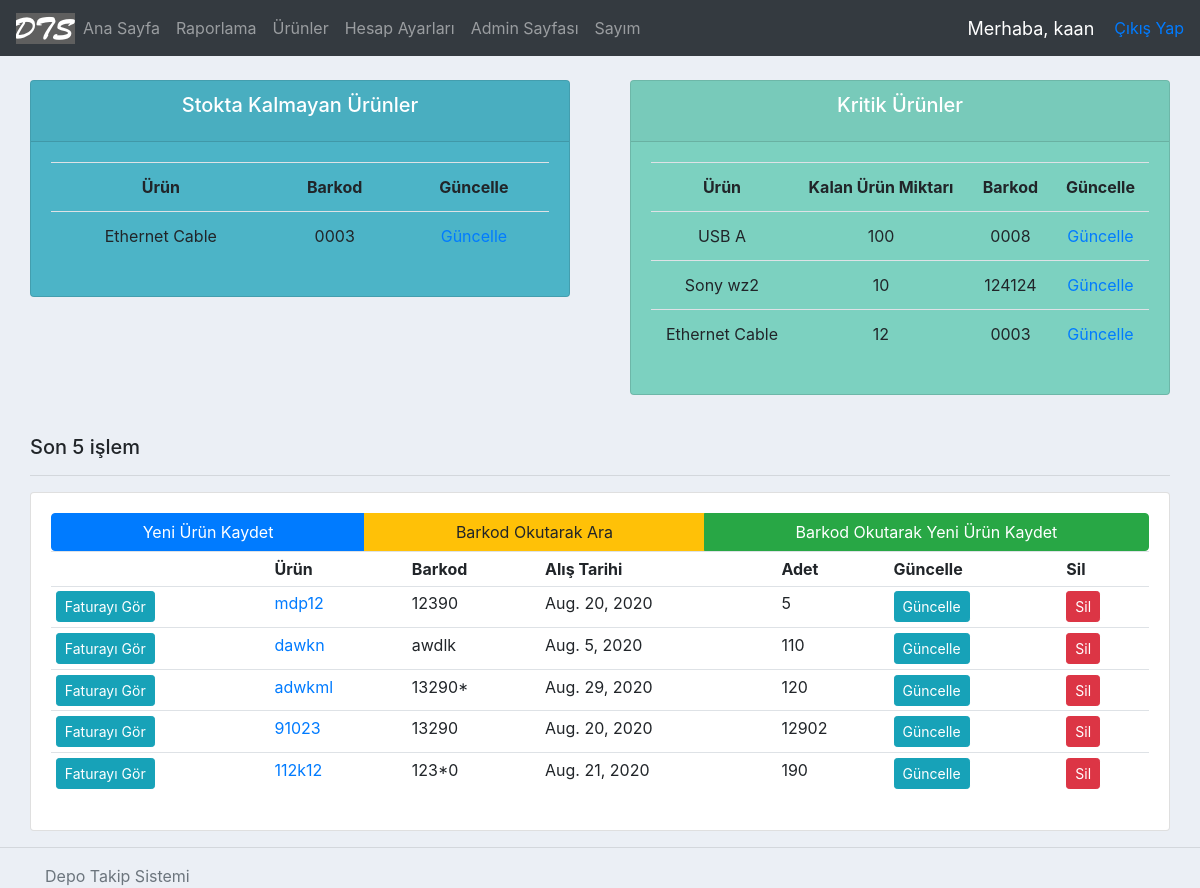
The app's page / (signed in), older data.
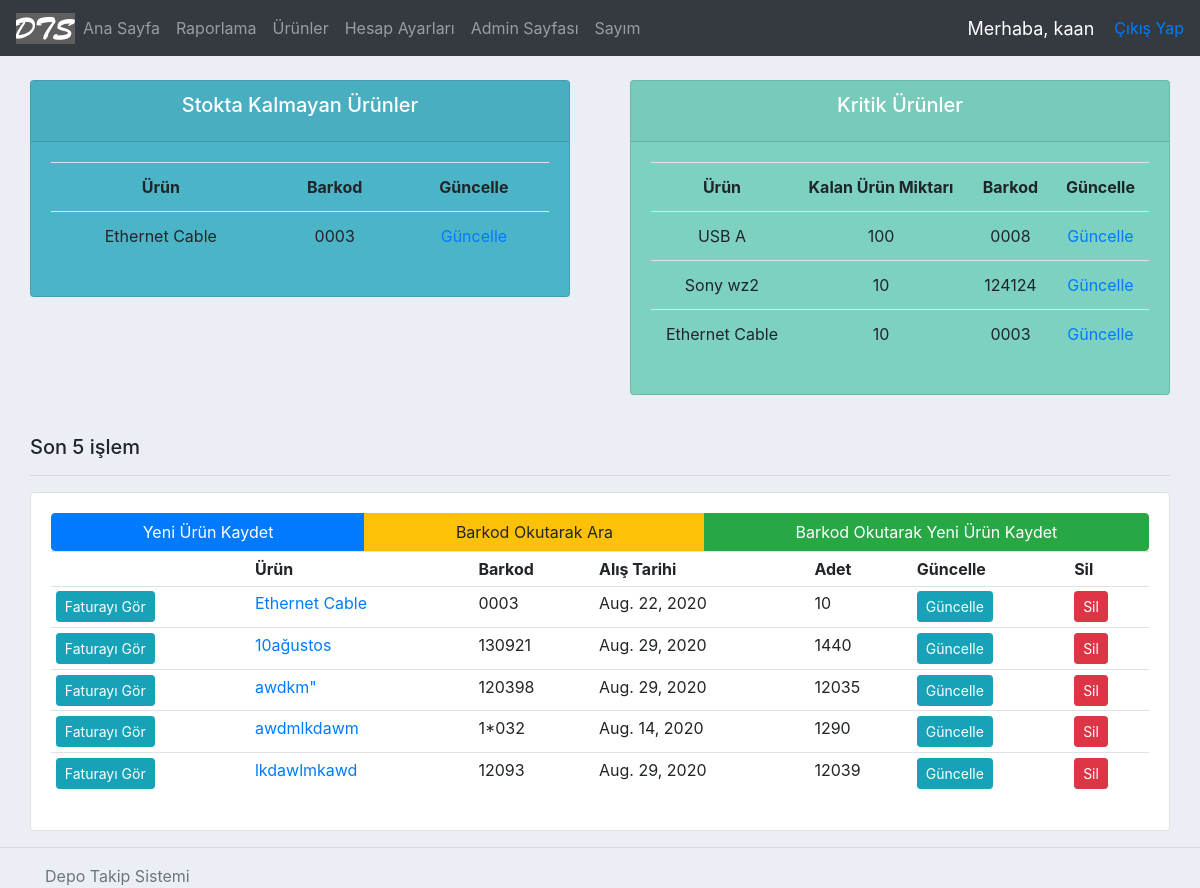
The same page, newer data.
### accounts/models.py (models this page shows, shortened)
class Product(models.Model):
    name = models.CharField(max_length=200)
    barcode = models.CharField(max_length=48)
    code = models.CharField(max_length=255)
    criticalStock = models.BooleanField(default=False) #kritik stok
    criticalStockAmt = models.IntegerField(null=True, blank=True)
    photo = models.ImageField(blank=True, null=True)
    vendor = models.CharField(max_length=200) #alınan firma
    dateBought = models.DateField(null=True) #satın alınan tarih
    regDate = models.DateTimeField( auto_now_add=True, null=True ) #ürünün kayıt edildiği tarih
    price = models.FloatField() #ürünün fiyatı
    amount = models.IntegerField() #ürünün adeti
    category = models.CharField(max_length=200) #ürünün kategorisi
    brand = models.CharField(max_length = 200) #ürünün markası
    model = models.CharField(max_length = 200, blank=True, null=True)
    description = models.CharField(max_length = 400, blank=True, null=True) #açıklama
    editor = models.CharField(max_length = 200) #ürünü kaydeden/silen kullanıcı
    invoice = models.OneToOneField('Invoice', on_delete=models.CASCADE, related_name="fatura", null=True, blank=True )
    history = HistoricalRecords(
        history_change_reason_field=models.TextField(null=True, max_length=255)
    )
    lastStocktakeTime = models.DateTimeField(blank=True, null=True) #son sayım yapılan tarih

### accounts/views.py (the view)
# urls.py: 2. Add a URL to urlpatterns:  path('', views.home, name='home')
@login_required(login_url='login')
def home(request):
    products = Product.objects.all()
    invoices = Invoice.objects.all()
    criticalProducts = []
    outOfStock = []
    for product in products:
        if product.criticalStock and product.criticalStockAmt != None and product.amount <= product.criticalStockAmt:
            criticalProducts.append(product)
        if product.amount == 0:
            outOfStock.append(product)
    start = 5
    if products.count() <= 5:
        start = 0
    else:
        start = products.count() - 5
    context = { 'products': products[ start :], 'invoices': invoices, 'sum': sum,
                'criticalProducts': criticalProducts, 'outOfStock' : outOfStock }
    return render( request, 'accounts/dashboard.html',  context )

### accounts/templates/accounts/dashboard.html
{%  extends 'accounts/main.html' %}
{% block content %}
{%  include 'accounts/status.html' %}
<br>
	<div class="col-md">
		<h5>Son 5 işlem</h5>
		<hr>
		<div class="card card-body">
			<div class="btn-group" role="group" aria-label="Basic example">
				<a class="btn btn-primary" href="{% url 'addProduct' %}">Yeni Ürün Kaydet</a>
				<a class="btn btn-warning" href="{% url 'barcode_view' %}">Barkod Okutarak Ara</a>
				<a class="btn btn-success" href="{% url 'addProductFromBarcode' %}">Barkod Okutarak Yeni Ürün Kaydet</a>
			</div>
			<table class="table table-sm">
				<tr>
					<th></th>
					<th>Ürün</th>
					<th>Barkod</th>
					<th>Alış Tarihi</th>
					<th>Adet</th>
					<th>Güncelle</th>
					<th>Sil</th>
				</tr>
				{% for product in products %}
				<tr>
					{% if product.invoice is not Null %}
						<td><a class="btn btn-sm btn-info" href="{% url 'invoice-path' product.invoice.id %}">Faturayı Gör</a></td>
					{% else %}
						<td><a class="btn btn-sm btn-danger" href="{% url 'addInvoice' product.id %}">Fatura Ekle</a></td>
					{% endif %}
					<td>
						<a href="{% url 'productPage' product.id %}">{{ product.name }}</a>
					</td>
					<td>{{product.barcode}}</td>
					<td>{{product.dateBought}}</td>
					<td>{{product.amount}}</td>
					<td><a class="btn btn-sm btn-info" href="{% url 'updateProduct' product.id %}">Güncelle</a></td>
					<td><a class="btn btn-sm btn-danger" href="{% url 'deleteProduct' product.id %}">Sil</a></td>
				</tr>
				{% endfor %}
			</table>
		</div>
	</div>
</div>
{% endblock %}

### accounts/templates/accounts/main.html (shortened to what this page needs)
{% load static %}
<!DOCTYPE html>
<html>
<head>
	<link rel="stylesheet" href="https://stackpath.bootstrapcdn.com/bootstrap/4.3.1/css/bootstrap.min.css">
	<link rel="stylesheet" type="text/css" href="{% static '/css/main.css' %}">
</head>
<body>
	{%  include 'accounts/navbar.html' %}
	<div class="container-fluid">
	{% block content %}
	{% endblock %}
	<hr>
	<footer class="footer">
		<div class="container">
			<span class="text-muted">Depo Takip Sistemi</span>
	</footer>
</body>
</html>

### accounts/templates/accounts/navbar.html (shortened to what this page needs)
{% load static %}
<nav class="navbar navbar-expand-lg navbar-dark bg-dark">
    <a href="/">
        <img class="logo" src="{% static 'images/dts.png' %}">
    </a>
    <div class="collapse navbar-collapse" id="navbarNav">
        <ul class="navbar-nav">
          <li class="nav-item ">
              <a class="nav-link" href="{% url 'home' %}">Ana Sayfa</a>
          </li>
          <li class="nav-item ">
              <a class="nav-link" href="/reportPage">Raporlama</a>
          </li>
          <li class="nav-item ">
              <a class="nav-link" href="/products">Ürünler</a>
          </li>
          {% if request.user.is_staff %}
          <li class="nav-item">
              <a class="nav-link" href="{% url 'account' %}">Hesap Ayarları</a>
          </li>
          {% endif %}
          <li class="nav-item">
              <a class="nav-link" href="/admin">Admin Sayfası</a>
          </li>
          <li class="nav-item">
              <a class="nav-link" href="/stocktakePage">Sayım</a>
          </li>
        </ul>
    </div>
    <span class="hello-msg">Merhaba, {{request.user}}</span>
    <span><a href="{% url 'logout' %}">Çıkış Yap</a></span>
</nav>

### accounts/templates/accounts/status.html
<br>
<div class="row">
	<div class="col">
		<div class="col-md">
			<div class="card text-center text-white  mb-3" id="notInStock">
			  	<div class="card-header">
			  		<h5 class="card-title">Stokta Kalmayan Ürünler</h5>
			  	</div>
				<div class="card-body">
					{% if outOfStock|length == 0 %}
					<p>Stokta kalmayan ürün yok.</p>
					{% else %}
			    	<table class="card-table table">
						<tr>
							<th>Ürün</th>
							<th>Barkod</th>
							<th>Güncelle</th>
						</tr>
						{% for product in outOfStock %}
						<tr>
							<td>{{product.name}}</td>
							<td>{{product.barcode}}</td>
							<td><a href="{% url 'updateProduct' product.id %}">Güncelle</a></td>
						</tr>
						{% endfor %}
					</table>
					{% endif %}
			  	</div>
			</div>
		</div>
	</div>
	<div class="col">
		<div class="col-md">
			<div class="card text-center text-white  mb-3" id="criticalTable">
			  	<div class="card-header">
			  		<h5 class="card-title">Kritik Ürünler</h5>
			  	</div>
			  	<div class="card-body">
			    	<table class="card-table table">
						<tr>
							<th>Ürün</th>
							<th>Kalan Ürün Miktarı</th>
							<th>Barkod</th>
							<th>Güncelle</th>
						</tr>
						{% for criticalProduct in criticalProducts %}
						<tr>
							<td>{{criticalProduct.name}}</td>
							<td>{{criticalProduct.amount}}</td>
							<td>{{criticalProduct.barcode}}</td>
							<td><a href="{% url 'updateProduct' criticalProduct.id %}">Güncelle</a></td>
						</tr>
						{% endfor %}
					</table>
			  	</div>
			</div>
		</div>
	</div>
</div>

### static/css/main.css (style rules this page uses)
body { background-color: #ebeff5; }
#notInStock { background-color: #4cb4c7; }
#criticalTable { background-color: #7CD1C0; }

### accounts/templates/accounts/navbar.html (style rules this page uses)
.hello-msg { font-size: 18px; color: #fff; margin-right: 20px; }

Row changes from the older to the newer data that the page shows:
removed Product: shows "Faturayı Gör", name "mdp12", barcode "12390", dateBought "Aug. 20, 2020", amount "5", shown under "Son 5 işlem"
removed Product: shows "Faturayı Gör", name "dawkn", barcode "awdlk", dateBought "Aug. 5, 2020", amount "110", shown under "Son 5 işlem"
removed Product: shows "Faturayı Gör", name "adwkml", barcode "13290*", dateBought "Aug. 29, 2020", amount "120", shown under "Son 5 işlem"
removed Product: shows "Faturayı Gör", name "91023", barcode "13290", dateBought "Aug. 20, 2020", amount "12902", shown under "Son 5 işlem"
removed Product: shows "Faturayı Gör", name "112k12", barcode "123*0", dateBought "Aug. 21, 2020", amount "190", shown under "Son 5 işlem"
now on one of the page's lists (row edited): Product: name "Ethernet Cable", barcode "0003", dateBought "Aug. 22, 2020", amount "10"
changed Product: amount "12" → "10"
now on this page (row unchanged): Product: shows "Faturayı Gör", name "10ağustos", barcode "130921", dateBought "Aug. 29, 2020", amount "1440", shown under "Son 5 işlem"
added Product: shows "Faturayı Gör", name "awdkm\"", barcode "120398", dateBought "Aug. 29, 2020", amount "12035", shown under "Son 5 işlem"
added Product: shows "Faturayı Gör", name "awdmlkdawm", barcode "1*032", dateBought "Aug. 14, 2020", amount "1290", shown under "Son 5 işlem"
added Product: shows "Faturayı Gör", name "lkdawlmkawd", barcode "12093", dateBought "Aug. 29, 2020", amount "12039", shown under "Son 5 işlem"
